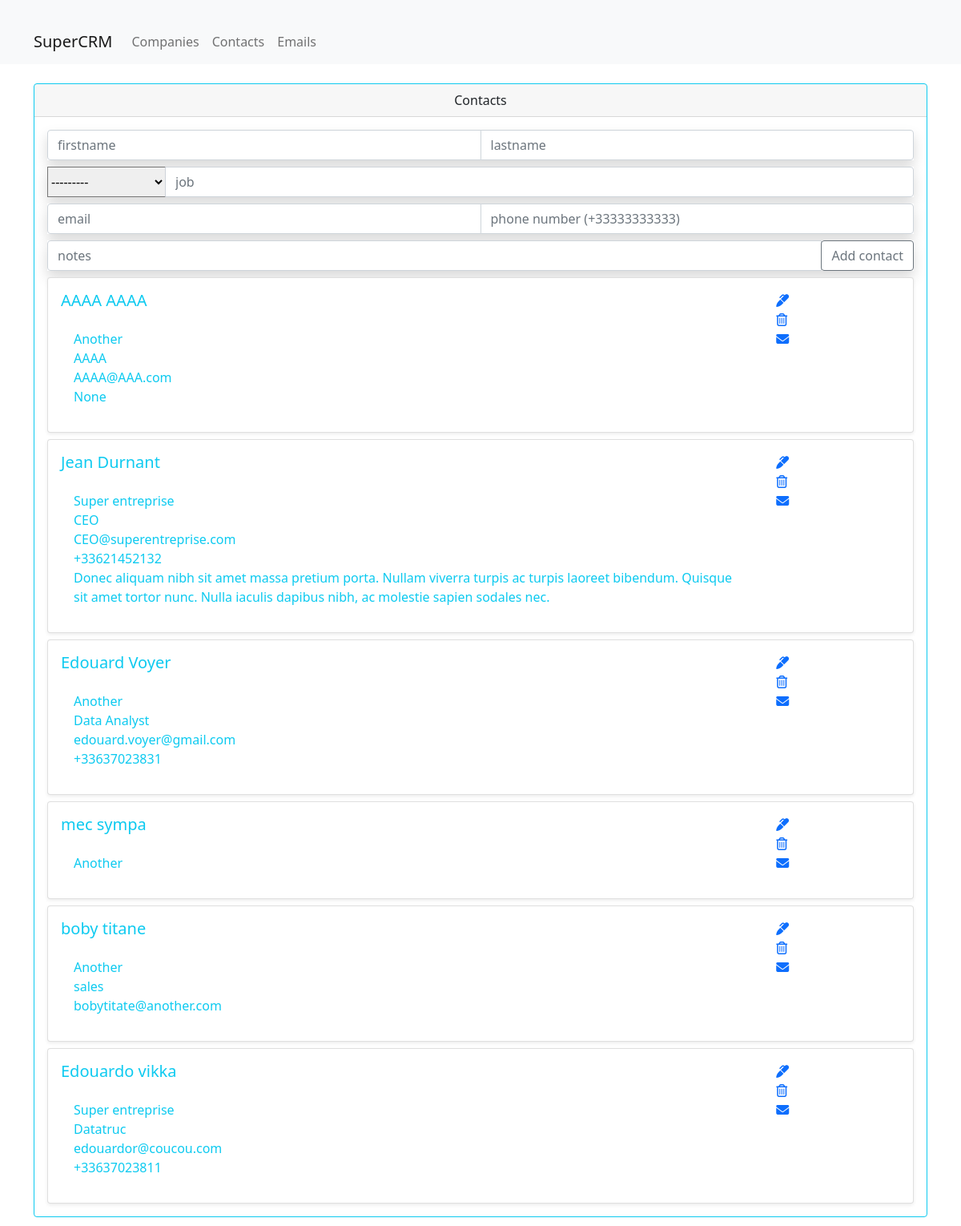
Screenshot of /contacts with the database file from the repository.
### contacts/models.py (models this page shows, shortened)
class Contact(models.Model):
    contact_first_name = models.CharField(max_length=255)
    contact_last_name = models.CharField(max_length=255)
    contact_company = models.ForeignKey(Company, on_delete=models.CASCADE, null=True)
    contact_job = models.CharField(blank=True, max_length=255, null=True)
    contact_email = models.EmailField(blank=True, max_length=45, null=True)
    contact_phone = PhoneNumberField(blank=True, max_length=45, null=True)
    contact_notes = models.TextField(blank=True, null=True)
    contact_created_on = models.DateTimeField(auto_now_add=True)
    class Meta:
        ordering = ["contact_last_name"]

### companies/models.py (models this page shows)
class Company(models.Model):
    company_name = models.CharField(max_length=255)
    company_adress = models.CharField(blank=True, max_length=255)
    company_zip_code = models.CharField(blank=True, max_length=100)
    company_city = models.CharField(blank=True, max_length=255)
    company_email = models.EmailField(blank=True)
    company_phone = PhoneNumberField(blank=True)
    company_notes = models.TextField(blank=True,null=True)
    company_created_on = models.DateTimeField(auto_now_add=True)
    class Meta:
        ordering = ["company_name"]
    def __str__(self):
        return self.company_name

### contacts/views.py (the view)
# urls.py: path('contacts', views.listContact, name="List_Contacts"),
def listContact(request):
    contacts = Contact.objects.all()
    form = ContactForm()
    context = {
        'contacts' : contacts,
        'form' : form
    }
    return render(request, 'contacts/index.html', context)

### contacts/templates/contacts/index.html (shortened to what this page needs)
<!DOCTYPE html>
<html lang="en">
    <head>
        <link href="https://cdn.jsdelivr.net/npm/bootstrap@5.0.0/dist/css/bootstrap.min.css" rel="stylesheet">
    </head>
    <body>
        <nav class="navbar navbar-expand-lg navbar-light bg-light">
            <div class="container mt-4">
                <a class="navbar-brand" href="http://127.0.0.1:8000">
                    SuperCRM
                </a>
                <div class="collapse navbar-collapse" id="navbarSupportedContent">
                    <ul class="navbar-nav mr-auto">
                        <a class="nav-link" href="http://127.0.0.1:8000/companies">Companies </a>
                    </ul>
                    <ul class="navbar-nav mr-auto">
                        <a class="nav-link" href="http://127.0.0.1:8000/contacts">Contacts </a>
                    </ul>
                    <ul class="navbar-nav mr-auto">
                        <a class="nav-link" href="http://127.0.0.1:8000/emails">Emails </a>
                    </ul>
                </div>
            </div>
        </nav>
        <div class="container mt-4">
            <div class="row">
                <div class="col-12">
                    <div class="card border-info mb-3" >
                        <div class="card-header text-center">Contacts</div>
                            <div class="card-body text-info">
                                {% if updateForm %}
                                    {% include 'contacts/updateform.html' %}
                                {% else %}
                                    {% include 'contacts/addform.html' %}
                                {% endif %}
                                {% for contact in contacts %}
                                    {% include 'contacts/contactdisplay.html' %}
                                {% endfor %}
                            </div>
                        </div>
                    </div>
                </div>
            </div>
    </body>
</html>

### contacts/templates/contacts/contactdisplay.html (shortened to what this page needs)
<div class="card mt-2 shadow-sm">
    <div class="card-body">
        <div class="row">
            <div class="col-10">
                <h5 class="card-title">
                    {{ contact.contact_first_name }}
                    {{ contact.contact_last_name }}
                </h5>
                <div class="card-body text-info">
                    <div>{{ contact.contact_company }}</div>
                    <div>{{ contact.contact_job }}</div>
                    <div>{{ contact.contact_email }}</div>
                    <div>{{ contact.contact_phone }}</div>
                    <div>{{ contact.contact_notes }}</div>
                </div>
            </div>
            <div class="col-1 close">
                <div class="col-1">
                    <a href="{% url 'contacts:Update_Contact' contact.id %}">
                        <i class="fas fa-marker"></i>
                    </a>
                </div>
                <div class="col-1">
                    <a href="{% url 'contacts:Delete_Contact' contact.id %}">
                        <i class="fa fa-trash-o" aria-hidden="true"></i>
                    </a>
                </div>
                <div class="col-1">
                    <a href="{% url 'emails:Filter_Email_From_Contact' contact.id %}">
                        <i class="fa fa-envelope" aria-hidden="true"></i>
                    </a>
                </div>
            </div>
        </div>
    </div>
</div>

### rows the page displays
Contact: contact_first_name "AAAA", contact_last_name "AAAA", contact_company "Another", contact_job "AAAA", contact_email "AAAA@AAA.com", contact_phone "None"
Contact: contact_first_name "Jean", contact_last_name "Durnant", contact_company "Super entreprise", contact_job "CEO", contact_email "CEO@superentreprise.com", contact_phone "+33621452132", contact_notes "Donec aliquam nibh sit amet massa pretium porta. Nullam viverra turpis ac turpis laoreet bibendum. Quisque sit amet tortor nunc. Nulla iaculis dapibus nibh, ac molestie sapien sodales nec."
Contact: contact_first_name "Edouard", contact_last_name "Voyer", contact_company "Another", contact_job "Data Analyst", contact_email "edouard.voyer@gmail.com", contact_phone "+33637023831"
Contact: contact_first_name "mec", contact_last_name "sympa", contact_company "Another"
Contact: contact_first_name "boby", contact_last_name "titane", contact_company "Another", contact_job "sales", contact_email "bobytitate@another.com"
Contact: contact_first_name "Edouardo", contact_last_name "vikka", contact_company "Super entreprise", contact_job "Datatruc", contact_email "edouardor@coucou.com", contact_phone "+33637023811"
